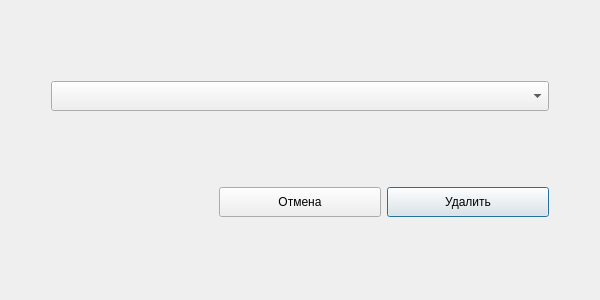
<?xml version="1.0" encoding="UTF-8"?>
<ui version="4.0">
 <class>RmBook</class>
 <widget class="QDialog" name="RmBook">
  <property name="geometry">
   <rect>
    <x>0</x>
    <y>0</y>
    <width>600</width>
    <height>300</height>
   </rect>
  </property>
  <property name="maximumSize">
   <size>
    <width>600</width>
    <height>300</height>
   </size>
  </property>
  <property name="windowTitle">
   <string>Dialog</string>
  </property>
  <layout class="QGridLayout" name="gridLayout">
   <item row="0" column="1" colspan="3">
    <widget class="QComboBox" name="names_cb">
     <property name="sizePolicy">
      <sizepolicy hsizetype="MinimumExpanding" vsizetype="Fixed">
       <horstretch>1</horstretch>
       <verstretch>0</verstretch>
      </sizepolicy>
     </property>
     <property name="minimumSize">
      <size>
       <width>140</width>
       <height>28</height>
      </size>
     </property>
     <property name="maximumSize">
      <size>
       <width>500</width>
       <height>30</height>
      </size>
     </property>
    </widget>
   </item>
   <item row="1" column="3">
    <widget class="QPushButton" name="save_btn">
     <property name="minimumSize">
      <size>
       <width>100</width>
       <height>28</height>
      </size>
     </property>
     <property name="maximumSize">
      <size>
       <width>200</width>
       <height>30</height>
      </size>
     </property>
     <property name="text">
      <string>Удалить</string>
     </property>
    </widget>
   </item>
   <item row="0" column="4">
    <spacer name="horizontalSpacer_3">
     <property name="orientation">
      <enum>Qt::Horizontal</enum>
     </property>
     <property name="sizeHint" stdset="0">
      <size>
       <width>40</width>
       <height>20</height>
      </size>
     </property>
    </spacer>
   </item>
   <item row="1" column="1">
    <spacer name="horizontalSpacer">
     <property name="orientation">
      <enum>Qt::Horizontal</enum>
     </property>
     <property name="sizeHint" stdset="0">
      <size>
       <width>40</width>
       <height>20</height>
      </size>
     </property>
    </spacer>
   </item>
   <item row="0" column="0">
    <spacer name="horizontalSpacer_2">
     <property name="orientation">
      <enum>Qt::Horizontal</enum>
     </property>
     <property name="sizeHint" stdset="0">
      <size>
       <width>40</width>
       <height>20</height>
      </size>
     </property>
    </spacer>
   </item>
   <item row="1" column="2">
    <widget class="QPushButton" name="cancel_btn">
     <property name="minimumSize">
      <size>
       <width>100</width>
       <height>28</height>
      </size>
     </property>
     <property name="maximumSize">
      <size>
       <width>200</width>
       <height>30</height>
      </size>
     </property>
     <property name="text">
      <string>Отмена</string>
     </property>
    </widget>
   </item>
  </layout>
 </widget>
 <resources/>
 <connections/>
</ui>
